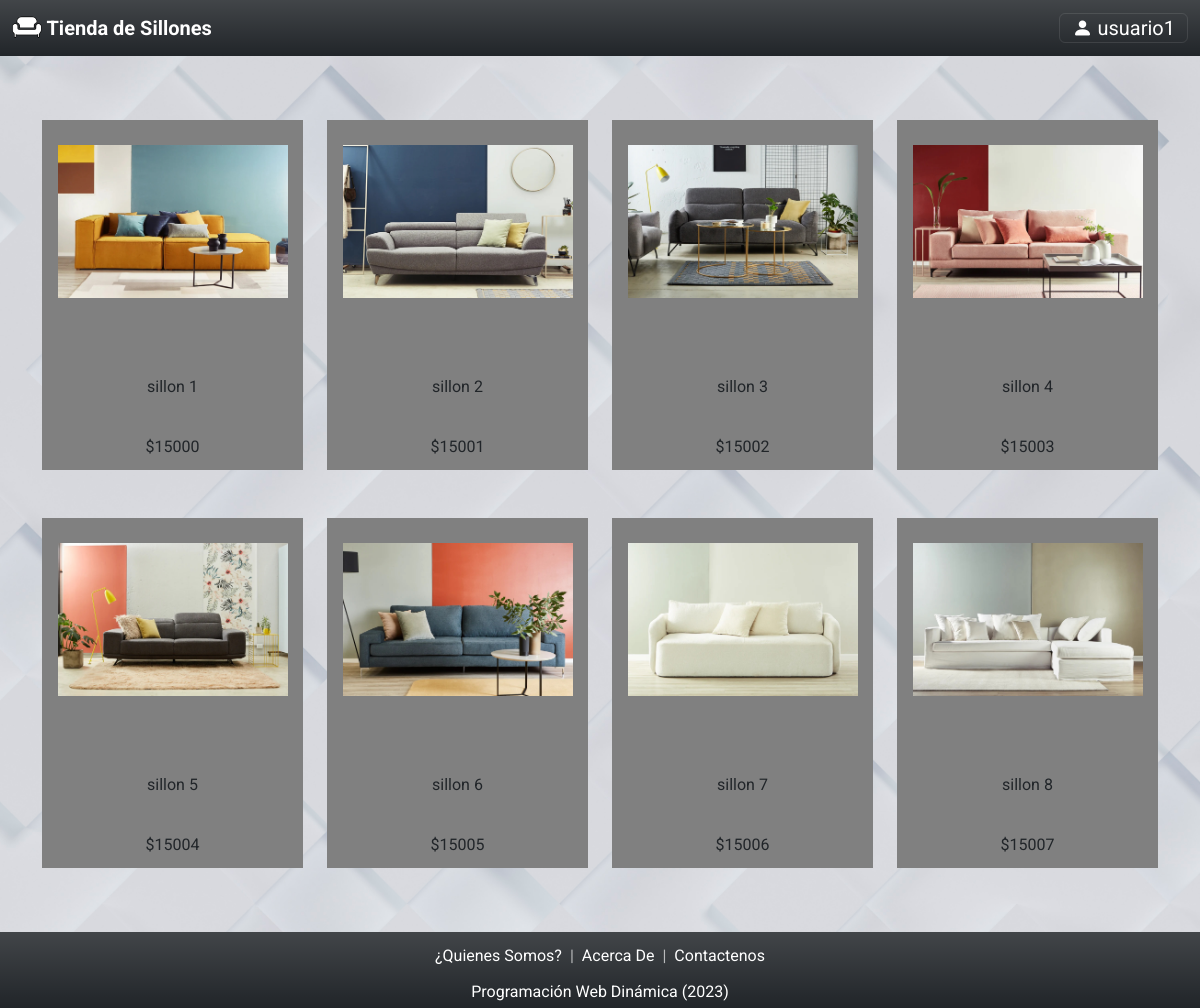
The page /vista/paginas/tienda.php?idrol=3 (signed in) on the database its author committed.
### tables this page shows
CREATE TABLE `usuario` (
    `idusuario` bigint(20) NOT NULL,
    `usnombre` varchar(50) NOT NULL,
    `uspass` varchar(32) NOT NULL,
    `usmail` varchar(50) NOT NULL,
    `usdeshabilitado` timestamp NULL DEFAULT NULL
);

CREATE TABLE `producto` (
    `idproducto` bigint(20) NOT NULL,
    `pronombre` varchar(100) NOT NULL,
    `prodetalle` varchar(50) NOT NULL,
    `proprecio` int(11) NOT NULL,
    `prodeshabilitado` timestamp NULL DEFAULT current_timestamp(),
    `procantstock` int(11) NOT NULL
);

### vista/paginas/tienda.php (the view, shortened to what the rows shown need)
<?php
    include_once("../estructura/encabezadoPrivado.php");
    if (isset($arregloSubMenu)) {
        $i = 0;
        $subMenuDeshabilitado = false;
        while (($i < count($arregloSubMenu)) && (!$subMenuDeshabilitado)) {
            $subMenuActual = $arregloSubMenu[$i];
            if ($subMenuActual -> getMedeshabilitado() != 'null') {
                $subMenuDeshabilitado = true;
            }
            $i++;
        }
        $i = 0;
        $existeSubMenu = false;
        while (($i < count($arregloSubMenu)) && (!$existeSubMenu)) {
            $subMenuActual = $arregloSubMenu[$i];
            if ($subMenuActual -> getMedescripcion() == "tienda") {
                $existeSubMenu = true;
            }
            $i++;
        }
    }
    $permiso = false;
    foreach ($arregloMenu as $menu){
        if (($menu -> getObjMenu() -> getMedescripcion() == "tienda") && ($menu -> getObjMenu() -> getMedeshabilitado() == NULL) && $rolActivo -> getIdrol() == 3) {
            $permiso = true;
        }
    }
    if (!$permiso) {
        echo "<a class='btn btn-lg btn-dark text-center text-white float-start position-absolute d-flex justify-content-start mt-2' href='inicio.php'><i class='bi bi-arrow-90deg-left'></i></a>";
        echo "<br><br><br><h1 class='display-5 pb-3 fw-bold'>No puede acceder al seguimiento de la compra ya que no tiene los permisos necesarios en su rol.</h1>";
    } else {
?>
<?php
    $objAbmProducto = new AbmProducto();
    $arregloProductos = $objAbmProducto -> buscar(NULL);
    echo '<div class="row text-center mb-5">';
        foreach ($arregloProductos as $producto){
            if ($producto -> getProdeshabilitado() == NULL){
                echo '<div class="col-3 mt-5" style="height:350px">';
                echo '<div style="background-color:#808080; padding:5px; height:350px">';
                echo '<div id="img" style="height:250px"><a href="productos.php?idproducto=' . $producto -> getIdproducto() . '"><img class="img-fluid" style="max-height:230px; max-width:230px; margin-top:20px;" src="../img/productos/' . $producto -> getIdproducto() . '.jpg"></a></div>';
                echo '<div id="nombre" style="height:60px"><p>' . $producto -> getPronombre() . '</p></div>';
                echo '<div><p class="negrita">$' . $producto -> getProprecio() . '</p></div></div></div>';
            }
        }
    echo '</div>';
?>
<?php
    }
    include_once("../estructura/pie.php");
?>

### vista/estructura/encabezadoPrivado.php (shortened to what the rows shown need)
<!DOCTYPE html>
<html lang="en">
    <head>
        <link rel="stylesheet" href="../../util/jquery-easyui-1.10.17/themes/black/easyui.css">
        <link rel="stylesheet" href="../../util/jquery-easyui-1.10.17/themes/icon.css">
        <link rel="stylesheet" href="https://cdn.jsdelivr.net/npm/bootstrap-icons@1.11.1/font/bootstrap-icons.css">
        <link href="https://cdn.jsdelivr.net/npm/bootstrap@5.3.2/dist/css/bootstrap.min.css" rel="stylesheet">
        <link rel="stylesheet" href="../css/style.css">
    </head>
    <body>
        <?php
            $datos = data_submitted();
            $sesionActual = new Session();
            $roles = $sesionActual -> getRol();
            $rolActivo = NULL;
            if (count($roles) > 0) {
                if (isset($datos["idrol"])){
                    $sesionActual -> establecerRolActivo($datos["idrol"]);
                    $rolActivo = $sesionActual -> obtenerRolActivo();
                } else {
                    $rolActivo = $sesionActual -> obtenerRolActivo();
                }
                $objAbmMenuRol = new AbmMenuRol();
                $arregloMenu = $objAbmMenuRol -> buscar(['idrol' => $rolActivo -> getIdrol()]);
                if (count($arregloMenu) > 0){
                    $ObjAbmMenu = new AbmMenu();
                    $arregloMenuPadre = $ObjAbmMenu -> buscar(['idmenu' => $rolActivo -> getIdrol()]);
                    if (count($arregloMenuPadre) > 0){
                        $idMenuPadre = $arregloMenuPadre[0] -> getIdmenu();
                        $arregloSubMenu = $ObjAbmMenu -> buscar(['idpadre' => $idMenuPadre]);
                    }
                }
            } else {
                header("Location:../accion/cerrarSesion.php");
            }
        ?>
        <nav class="navbar bg-dark bg-gradient navbar-dark fixed-top">
            <div class="container-fluid">
                <button
                    type="button"
                    class="navbar-toggler collapsed"
                    data-bs-target="#navbarNav"
                    data-bs-toggle="collapse"
                    aria-controls="navbarNav"
                    aria-expanded="false"
                    aria-label="Toggle navigation"
                >
                    <span class="text-white bi bi-person-fill"> <?php echo $sesionActual->getUsuario()->getusnombre(); ?></span>
                </button>
            </div>
        </nav>
        <div class="banner-image w-100 vh-100 d-flex justify-content-center overflow-auto">
            <div class="content text-center mt-5 w-100">
                <div class="container mt-2 d-grid gap-5">
                    <div class="py-3">

### rows shown on the page
usuario: usnombre "usuario1"
producto: shows a picture, pronombre "sillon 1", proprecio "15000"
producto: shows a picture, pronombre "sillon 2", proprecio "15001"
producto: shows a picture, pronombre "sillon 3", proprecio "15002"
producto: shows a picture, pronombre "sillon 4", proprecio "15003"
producto: shows a picture, pronombre "sillon 5", proprecio "15004"
producto: shows a picture, pronombre "sillon 6", proprecio "15005"
producto: shows a picture, pronombre "sillon 7", proprecio "15006"
producto: shows a picture, pronombre "sillon 8", proprecio "15007"
